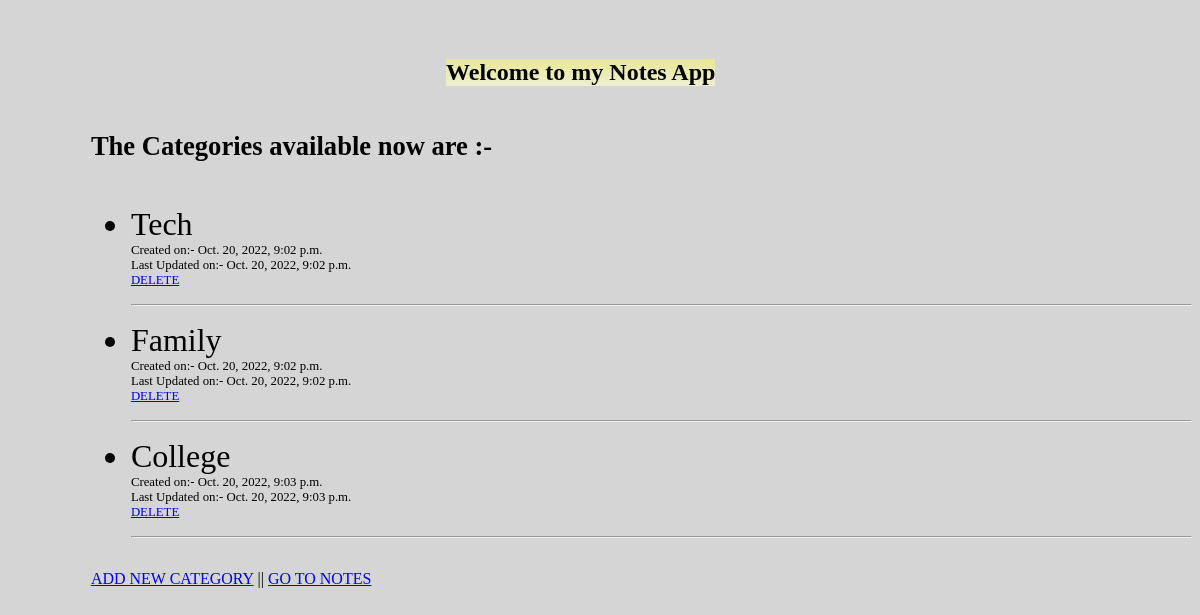
/, run on an earlier commit of the app's database.
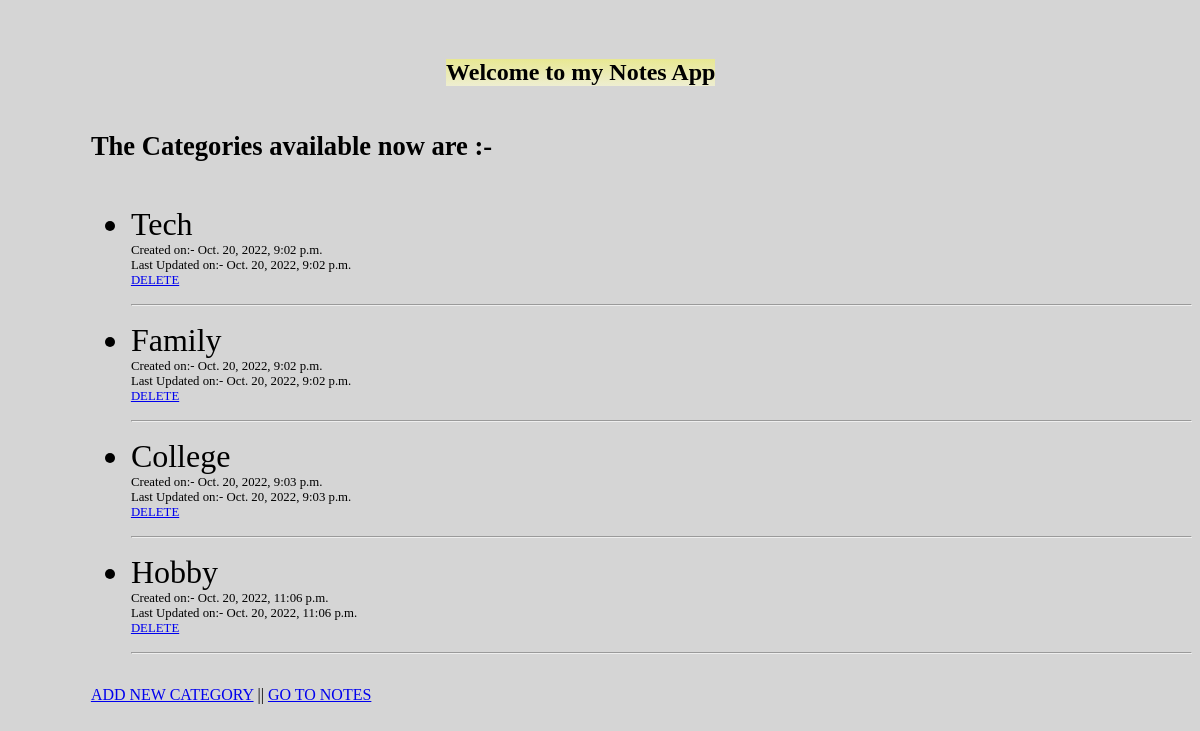
And on a later commit of the database.
### note/models.py (models this page shows, shortened)
class category(models.Model):
    user = models.ForeignKey(User, on_delete=models.CASCADE,null=True)
    category = models.CharField(max_length=50,null=True)
    time_created = models.DateTimeField(auto_now_add=True)
    time_updated = models.DateTimeField(auto_now=True)

### note/views.py (the view)
# urls.py: path("",views.Home, name="home"),
def Home(request):
    categ= category.objects.all()
    context = {'cat' : categ}
    return render(request, "note/home.html", context)

### note/templates/note/home.html (shortened to what this page needs)
<div>
    <h2>Welcome to my Notes App</h2>
    <div id="category" class="cat">
        <h5>The Categories available now are :-</h5>
        <ul>
            {% for categ in cat %}
            <div>
            <li>{{categ.category}}<br> <div class="time">Created on:- {{categ.time_created}}</div><div class="time">Last Updated on:- {{categ.time_updated}}</div> <a id="del" href="{% url 'catdelete' categ.id %}">DELETE</a><hr></li>
            </div>
            {% endfor %}
        </ul>
    </div>
    <div class="cat">
        <a href="{% url 'add' %}">ADD NEW CATEGORY</a> || <a href="{% url 'notes' %}">GO TO NOTES</a>
    </div>
</div>

What changed in the data, as far as the page shows it:
added category: category "Hobby", time_created "Oct. 20, 2022, 11:06 p.m.", time_updated "Oct. 20, 2022, 11:06 p.m."
